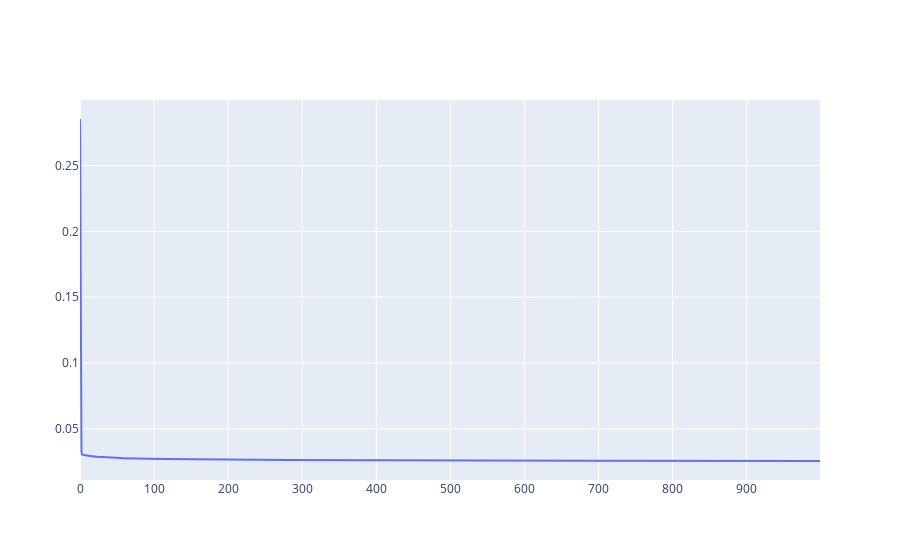

This figure's notebook cell:
### Markdown cell above
### Trying on Driver 11

### Code cell
column = 'EMG'
ecg = SCAEdataset(df, driver = '11', column = column)
loader = DataLoader(ecg, batch_size = 5)

mdl = SCAE()
criterion = nn.MSELoss()
optimizer = optim.SGD(mdl.parameters(), lr = 0.1, momentum = 0.5)
epochs = 1000

loss_history = []
for epoch in tqdm(range(epochs)):
    total_loss = 0
    for i, batch in enumerate(loader):
        pred = mdl(batch[column])
        loss = criterion(pred, batch[column])
                
        optimizer.zero_grad()
        loss.backward()
        optimizer.step()
        total_loss+=loss.item()
        
    loss_history.append(total_loss)    
#     print(epoch+1, ': Total Loss:', total_loss)
    
fig = go.Figure()
fig.add_trace(go.Scatter(x = [i for i in range(len(loss_history))], y = loss_history, mode = 'lines'))

### Figure 1 — Plotly figure (JSON) as saved in the notebook; plotly's stock layout.template omitted (floating-point values rounded to 4 significant figures; data arrays with more than 128 entries replaced by an {"elided": "..."} marker saying what was removed)
{"data": [{"mode": "lines", "type": "scatter", "x": {"elided": "1000 int values"}, "y": {"elided": "1000 float values"}}], "layout": {}}
